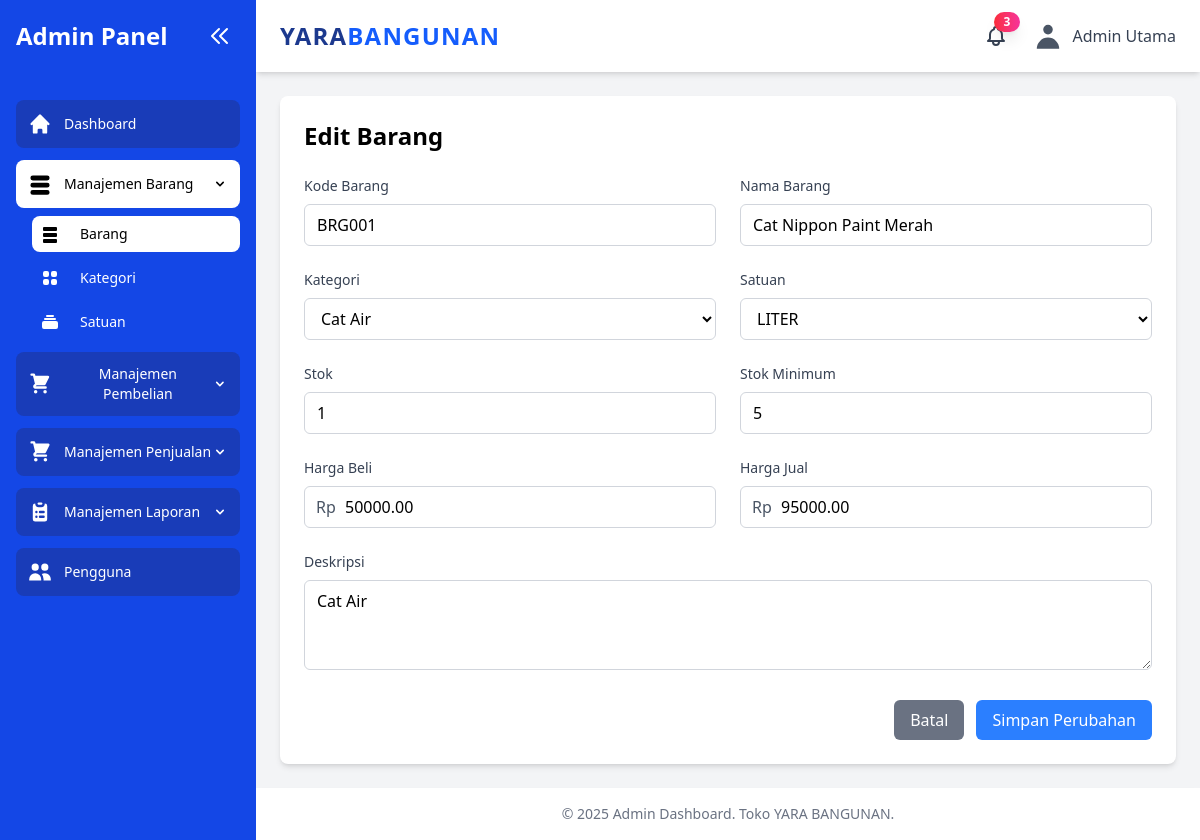
Page /modul/barang/edit.php?id=1 (signed in) on the committed database.
### tables this page shows
CREATE TABLE `barang` (
  `id_barang` int(11) NOT NULL,
  `kode_barang` varchar(50) NOT NULL,
  `nama_barang` varchar(100) NOT NULL,
  `kategori_id` int(11) DEFAULT NULL,
  `satuan_id` int(11) DEFAULT NULL,
  `stok` int(11) DEFAULT 0,
  `stok_minimum` int(11) DEFAULT 0,
  `harga_beli` decimal(15,2) DEFAULT 0.00,
  `harga_jual` decimal(15,2) DEFAULT 0.00,
  `deskripsi` text DEFAULT NULL,
  `status_dihapus` tinyint(1) DEFAULT 0
);

### modul/barang/edit.php (the view, shortened to what this page needs)
<?php
    include '../../cek_login.php';
    $id = $_GET['id'];
    $query = "SELECT * FROM barang WHERE id_barang = '$id'";
    $result = mysqli_query($koneksi, $query);
    $data = mysqli_fetch_assoc($result);
?>
<?php include '../../layout/header.php'; ?>
<?php include '../../layout/sidebar.php'; ?>
    <main class="flex-1 p-4 sm:p-6 animate-fade-in">
        <div class="bg-white rounded-lg shadow-md p-6 animate-slide-in-up">
            <h2 class="text-2xl font-semibold mb-6">Edit Barang</h2>
            <form action="proses_edit.php" method="POST" class="animate-fade-in">
                <div class="grid grid-cols-1 md:grid-cols-2 gap-6">
                    <div class="form-group">
                        <label class="block text-sm font-medium text-gray-700 mb-2">Kode Barang</label>
                        <input type="text" name="kode_barang" value="<?php echo $data['kode_barang']; ?>" class="w-full px-3 py-2 border border-gray-300 rounded-md focus:outline-none focus:ring-2 focus:ring-blue-500" placeholder="Masukkan kode barang" required>
                    </div>
                    <div class="form-group">
                        <label class="block text-sm font-medium text-gray-700 mb-2">Nama Barang</label>
                        <input type="text" name="nama_barang" value="<?php echo $data['nama_barang']; ?>" class="w-full px-3 py-2 border border-gray-300 rounded-md focus:outline-none focus:ring-2 focus:ring-blue-500" placeholder="Masukkan nama barang" required>
                    </div>
                    <div class="form-group">
                        <label class="block text-sm font-medium text-gray-700 mb-2">Kategori</label>
                        <select name="kategori_id" class="w-full px-3 py-2 border border-gray-300 rounded-md focus:outline-none focus:ring-2 focus:ring-blue-500" required>
                            <?php
                            $query_kategori = "SELECT * FROM kategori_barang WHERE status_dihapus = 0";
                            $result_kategori = mysqli_query($koneksi, $query_kategori);
                            while($kategori = mysqli_fetch_assoc($result_kategori)) {
                                $selected = ($kategori['id_kategori'] == $data['kategori_id']) ? 'selected' : '';
                                echo "<option value='".$kategori['id_kategori']."' ".$selected.">".$kategori['nama_kategori']."</option>";
                            }
                            ?>
                        </select>
                    </div>
                    <div class="form-group">
                        <label class="block text-sm font-medium text-gray-700 mb-2">Satuan</label>
                        <select name="satuan_id" class="w-full px-3 py-2 border border-gray-300 rounded-md focus:outline-none focus:ring-2 focus:ring-blue-500" required>
                            <?php
                            $query_satuan = "SELECT * FROM satuan_barang WHERE status_dihapus = 0";
                            $result_satuan = mysqli_query($koneksi, $query_satuan);
                            while($satuan = mysqli_fetch_assoc($result_satuan)) {
                                $selected = ($satuan['id_satuan'] == $data['satuan_id']) ? 'selected' : '';
                                echo "<option value='".$satuan['id_satuan']."' ".$selected.">".$satuan['nama_satuan']."</option>";
                            }
                            ?>
                        </select>
                    </div>
                    <div class="form-group">
                        <label class="block text-sm font-medium text-gray-700 mb-2">Stok</label>
                        <input type="number" name="stok" value="<?php echo $data['stok']; ?>" class="w-full px-3 py-2 border border-gray-300 rounded-md focus:outline-none focus:ring-2 focus:ring-blue-500" placeholder="Masukkan stok" required>
                    </div>
                    <div class="form-group">
                        <label class="block text-sm font-medium text-gray-700 mb-2">Stok Minimum</label>
                        <input type="number" name="stok_minimum" value="<?php echo $data['stok_minimum']; ?>" class="w-full px-3 py-2 border border-gray-300 rounded-md focus:outline-none focus:ring-2 focus:ring-blue-500" placeholder="Masukkan stok minimum" required>
                    </div>
                    <div class="form-group">
                        <label class="block text-sm font-medium text-gray-700 mb-2">Harga Beli</label>
                        <div class="relative">
                            <span class="absolute left-3 top-1/2 transform -translate-y-1/2 text-gray-600 font-medium">Rp</span>
                            <input type="number" name="harga_beli" value="<?php echo $data['harga_beli']; ?>" class="w-full pl-10 pr-3 py-2 border border-gray-300 rounded-md focus:outline-none focus:ring-2 focus:ring-blue-500" placeholder="Masukkan harga beli" required>
                        </div>
                    </div>
                    <div class="form-group">
                        <label class="block text-sm font-medium text-gray-700 mb-2">Harga Jual</label>
                        <div class="relative">
                            <span class="absolute left-3 top-1/2 transform -translate-y-1/2 text-gray-600 font-medium">Rp</span>
                            <input type="number" name="harga_jual" value="<?php echo $data['harga_jual']; ?>" class="w-full pl-10 pr-3 py-2 border border-gray-300 rounded-md focus:outline-none focus:ring-2 focus:ring-blue-500" placeholder="Masukkan harga jual" required>
                        </div>
                    </div>
                </div>
                <div class="form-group mt-6">
                    <label class="block text-sm font-medium text-gray-700 mb-2">Deskripsi</label>
                    <textarea name="deskripsi" class="w-full px-3 py-2 border border-gray-300 rounded-md focus:outline-none focus:ring-2 focus:ring-blue-500" placeholder="Masukkan deskripsi" rows="3"><?php echo $data['deskripsi']; ?></textarea>
                </div>
                <div class="flex justify-end space-x-3 mt-6">
                    <a href="index.php" class="px-4 py-2 bg-gray-500 text-white rounded-md hover:bg-gray-600 transition duration-200 flex items-center">Batal</a>
                    <button type="submit" onclick="return confirm('Apakah Anda yakin ingin menyimpan perubahan?')" class="px-4 py-2 bg-blue-500 text-white rounded-md hover:bg-blue-600 transition duration-200 flex items-center">Simpan Perubahan</button>
                </div>
            </form>
        </div>
    </main><?php include ('../../layout/footer.php'); ?>

### src/style.css (style rules this page uses)
.animate-fade-in { animation: fade-in 0.6s ease-in-out; }
.animate-slide-in-up { animation: slide-in-up 0.5s ease-out; }

### rows in the picture
barang: kode_barang "BRG001", nama_barang "Cat Nippon Paint Merah", stok "1", stok_minimum "5", harga_beli "50000.00", harga_jual "95000.00", deskripsi "Cat Air"

### other values in the picture
$total_notifications "3"
$sesi_nama_lengkap_pengguna "Admin Utama"
form field kategori_id "Cat Air"
form field satuan_id "LITER"
